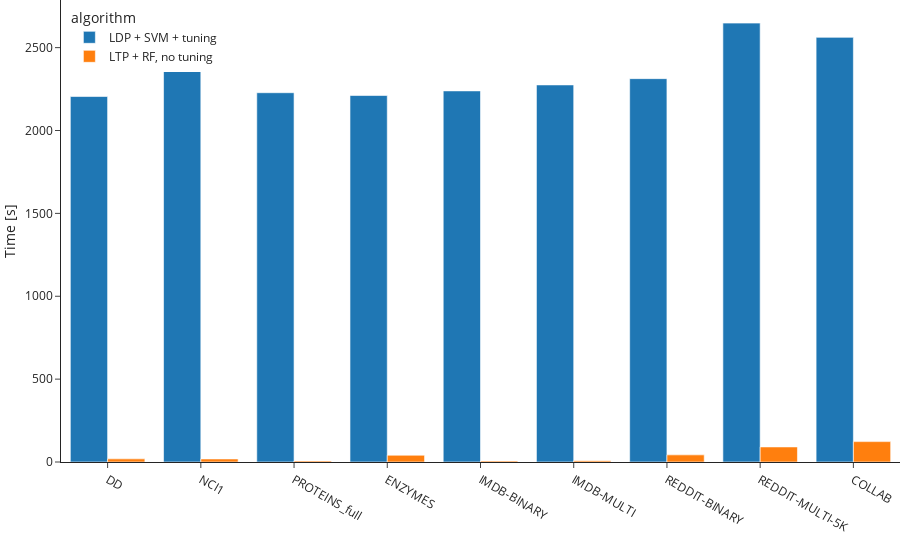

Here is the notebook cell this chart was saved with:
### Markdown cell above
## LDP + SVM + tuning vs LTP + RF timings

### Code cell
ldp_times = [2205, 2365, 2228, 2211, 2239, 2275, 2313, 2648, 2562]
ltp_times = [19, 18.5, 6.5, 41, 6, 7.5, 43, 91, 123]
algorithms = ["LDP + SVM + tuning"] * len(svm_times) + ["LTP + RF, no tuning"] * len(
    rf_times
)
data = {
    "time": ldp_times + ltp_times,
    "algorithm": algorithms,
    "dataset": 2 * DATASET_NAMES,
}
df = pd.DataFrame(data)

filepath = PLOTS_DIR / "ldp_vs_ltp.pdf"

fig = px.histogram(
    df,
    x="dataset",
    y="time",
    color="algorithm",
    barmode="group",
    template="simple_white",
)
fig.update_xaxes(title="")
fig.update_yaxes(title="Time [s]")
fig.update_layout(
    margin=dict(l=0, r=0, b=0, t=0),
    legend=dict(yanchor="top", y=0.99, xanchor="left", x=0.01),
)
fig.write_image(filepath)
fig.show()

### Figure 1 — Plotly figure (JSON) as saved in the notebook; plotly's stock layout.template omitted (floating-point values rounded to 4 significant figures)
{"data": [{"alignmentgroup": "True", "bingroup": "x", "histfunc": "sum", "hovertemplate": "algorithm=LDP + SVM + tuning<br>dataset=%{x}<br>sum of time=%{y}<extra></extra>", "legendgroup": "LDP + SVM + tuning", "marker": {"color": "#1F77B4", "pattern": {"shape": ""}}, "name": "LDP + SVM + tuning", "offsetgroup": "LDP + SVM + tuning", "orientation": "v", "showlegend": true, "type": "histogram", "x": ["DD", "NCI1", "PROTEINS_full", "ENZYMES", "IMDB-BINARY", "IMDB-MULTI", "REDDIT-BINARY", "REDDIT-MULTI-5K", "COLLAB"], "xaxis": "x", "y": [2205, 2365, 2228, 2211, 2239, 2275, 2313, 2648, 2562], "yaxis": "y"}, {"alignmentgroup": "True", "bingroup": "x", "histfunc": "sum", "hovertemplate": "algorithm=LTP + RF, no tuning<br>dataset=%{x}<br>sum of time=%{y}<extra></extra>", "legendgroup": "LTP + RF, no tuning", "marker": {"color": "#FF7F0E", "pattern": {"shape": ""}}, "name": "LTP + RF, no tuning", "offsetgroup": "LTP + RF, no tuning", "orientation": "v", "showlegend": true, "type": "histogram", "x": ["DD", "NCI1", "PROTEINS_full", "ENZYMES", "IMDB-BINARY", "IMDB-MULTI", "REDDIT-BINARY", "REDDIT-MULTI-5K", "COLLAB"], "xaxis": "x", "y": [19, 18.5, 6.5, 41, 6, 7.5, 43, 91, 123], "yaxis": "y"}], "layout": {"barmode": "group", "legend": {"title": {"text": "algorithm"}, "tracegroupgap": 0, "x": 0.01, "xanchor": "left", "y": 0.99, "yanchor": "top"}, "margin": {"b": 0, "l": 0, "r": 0, "t": 0}, "xaxis": {"anchor": "y", "domain": [0, 1], "title": {"text": ""}}, "yaxis": {"anchor": "x", "domain": [0, 1], "title": {"text": "Time [s]"}}}}
